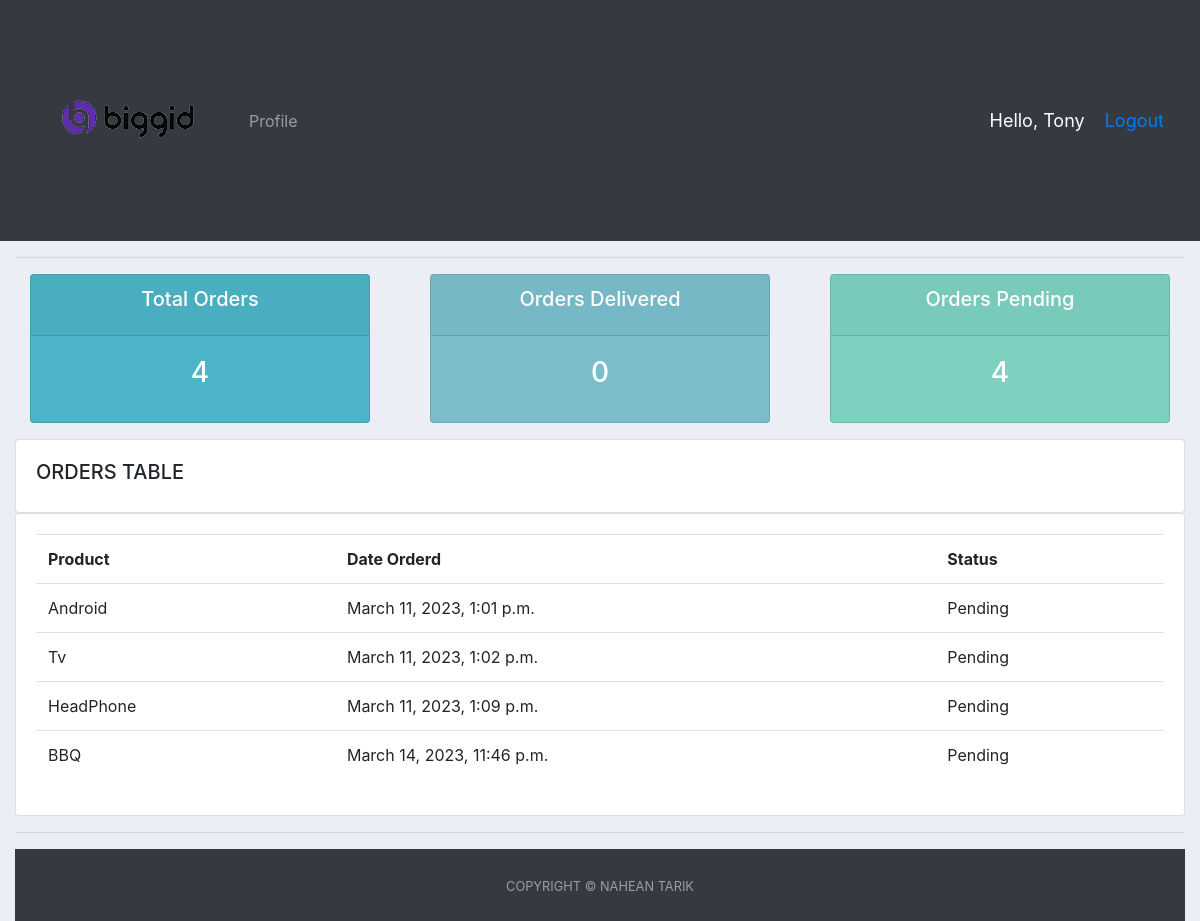
The app's page /userPage/ (signed in), older data.
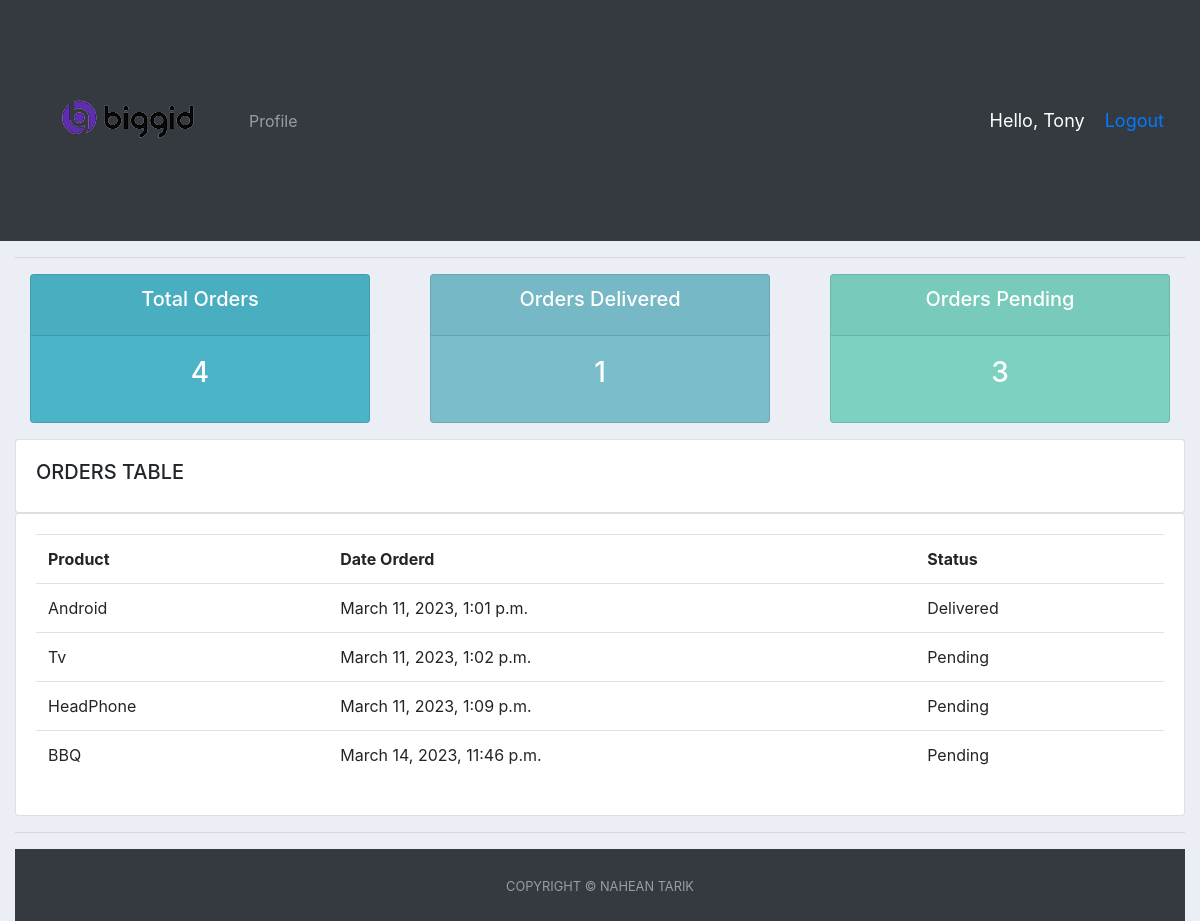
The same page, newer data.
### accounts/models.py (models this page shows, shortened)
class Order(models.Model):
    STATUS = (
        ('Pending', 'Pending'),
        ('On Process', 'On Process'),
        ('Delivered', 'Delivered'),
    )
    customer = models.ForeignKey(
        Customer, null=True, on_delete=models.SET_NULL)
    product = models.ForeignKey(Product, null=True, on_delete=models.SET_NULL)
    date_created = models.DateTimeField(auto_now_add=True, null=True)
    status = models.CharField(max_length=200, null=True, choices=STATUS)

class Product(models.Model):
    CATEGORY = (
        ('Food', 'Food'),
        ('Outdoor Item', 'Outdoor Item'),
        ('Gadget', 'Gadget'),
    )
    name = models.CharField(max_length=200, null=True)
    price = models.FloatField(null=True)
    category = models.CharField(max_length=200, null=True, choices=CATEGORY)
    Description = models.CharField(max_length=200, null=True, blank=True)
    date_created = models.DateTimeField(auto_now_add=True, null=True)
    tags = models.ManyToManyField(Tag)
    def __str__(self):
        return self.name

### accounts/decorators.py (the view)
        def wrapper_func(request, *args, **kwargs):
            group = None
            if request.user.groups.exists():
                group = request.user.groups.all()[0].name
            if group in allowed_roles:
                return view_func(request, *args, **kwargs)
            else:
                return HttpResponse('You are not authorized to view this page')

### accounts/views.py (called while the page is built)
@login_required(login_url='login')
@allowed_users(allowed_roles=['customer'])
def user(request):
    orders = request.user.customer.order_set.all()
    total_orders = orders.count()
    delivered = orders.filter(status='Delivered').count()
    pending = orders.filter(status='Pending').count()
    context = {'orders': orders, 'total_orders': total_orders,
               'delivered': delivered, 'pending': pending}
    return render(request, 'accounts/user.html', context)

### accounts/templates/accounts/user.html
{% extends 'accounts/main.html' %} {% block content %}
<div class="row">
  <div class="col">
    <div class="col-md">
      <div class="card text-center text-white mb-3" id="total-orders">
        <div class="card-header">
          <h5 class="card-title">Total Orders</h5>
        </div>
        <div class="card-body">
          <h3 class="card-title">{{total_orders}}</h3>
        </div>
      </div>
    </div>
  </div>
  <div class="col">
    <div class="col-md">
      <div class="card text-center text-white mb-3" id="orders-delivered">
        <div class="card-header">
          <h5 class="card-title">Orders Delivered</h5>
        </div>
        <div class="card-body">
          <h3 class="card-title">{{delivered}}</h3>
        </div>
      </div>
    </div>
  </div>
  <div class="col">
    <div class="col-md">
      <div class="card text-center text-white mb-3" id="orders-pending">
        <div class="card-header">
          <h5 class="card-title">Orders Pending</h5>
        </div>
        <div class="card-body">
          <h3 class="card-title">{{pending}}</h3>
        </div>
      </div>
    </div>
  </div>
</div>
<class class="row">
  <div class="col-md">
    <div class="card card-body">
      <h5>ORDERS TABLE</h5>
    </div>
    <div class="card card-body">
      <table class="table">
        <tr>
          <th>Product</th>
          <th>Date Orderd</th>
          <th>Status</th>
        </tr>
        {% for i in orders %}
        <tr>
          <td>{{i.product}}</td>
          <td>{{i.date_created}}</td>
          <td>{{i.status}}</td>
        </tr>
        {% endfor %}
      </table>
    </div>
  </div>
</class>
{% endblock %}

Row changes from the older to the newer data that the page shows:
changed Order "Android": status "Pending" → "Delivered"
Text that changed along with them:
{{ delivered }}: "0" → "1"
{{ pending }}: "4" → "3"
